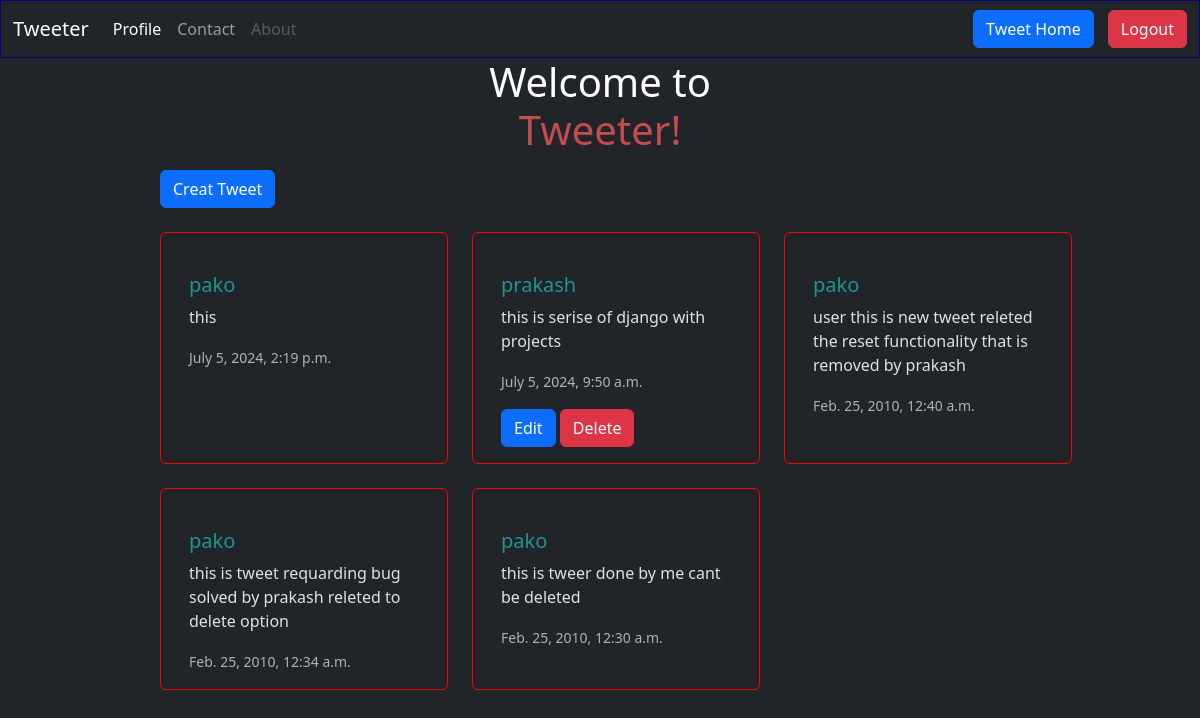
The page /coder/ (signed in) on the database its author committed.
### coder/models.py (models this page shows, shortened)
class Tweet(models.Model):
    user=models.ForeignKey(User,on_delete=models.CASCADE)
    text=models.TextField(max_length=240)
    photo=models.ImageField(upload_to='photos/',blank=True, null=True)
    created_at=models.DateTimeField(auto_now_add=True)
    Updated_at=models.DateTimeField(auto_now=True)

### coder/views.py (the view)
# urls.py: path('', views.tweet_list,name='tweet_list'),
def tweet_list(request):
    tweets=Tweet.objects.all().order_by('-created_at')
    return render(request,'tweet_list.html',{'tweets':tweets})

### coder/templates/tweet_list.html (shortened to what this page needs)
{% extends "layout.html" %}
{% block content %}
<a class="btn btn-primary mb-4" href="{% url 'tweet_create' %}" role="button" style="margin-left: 160px;;">Creat Tweet</a>
<div class="conainer row gap-4" style="margin-left:160px;">
  {% for tweet in tweets %}
  <div class="card" style="width: 18rem; border: 1px solid red;">
    <div class="card-body">
      <h5 class="card-title " style="color:rgb(31, 150, 144) ;">{{tweet.user.username}}</h5>
      <p class="card-text" >{{tweet.text}}</p>
      <p class="card-text"><small class="text-body-secondary">{{tweet.created_at}}</small></p>
      {% if tweet.user == user %}
      <a class="btn btn-primary" href="{% url 'tweet_edit' tweet.id%}" role="button">Edit</a>
      <a class="btn btn-danger" href="{% url 'tweet_delete' tweet.id%}" role="button">Delete</a>
      {% endif %}
    </div>
  </div>
  {% endfor %}
  </div>
  {% endblock %}

### rows shown on the page
Tweet: user.username "pako", text "this", created_at "July 5, 2024, 2:19 p.m."
Tweet: user.username "prakash", text "this is serise of django with projects", created_at "July 5, 2024, 9:50 a.m.", shows "Edit"
Tweet: user.username "pako", text "user this is new tweet releted the reset functionality that is removed by prakash", created_at "Feb. 25, 2010, 12:40 a.m."
Tweet: user.username "pako", text "this is tweet requarding bug solved by prakash releted to delete option", created_at "Feb. 25, 2010, 12:34 a.m."
Tweet: user.username "pako", text "this is tweer done by me cant be deleted", created_at "Feb. 25, 2010, 12:30 a.m."
